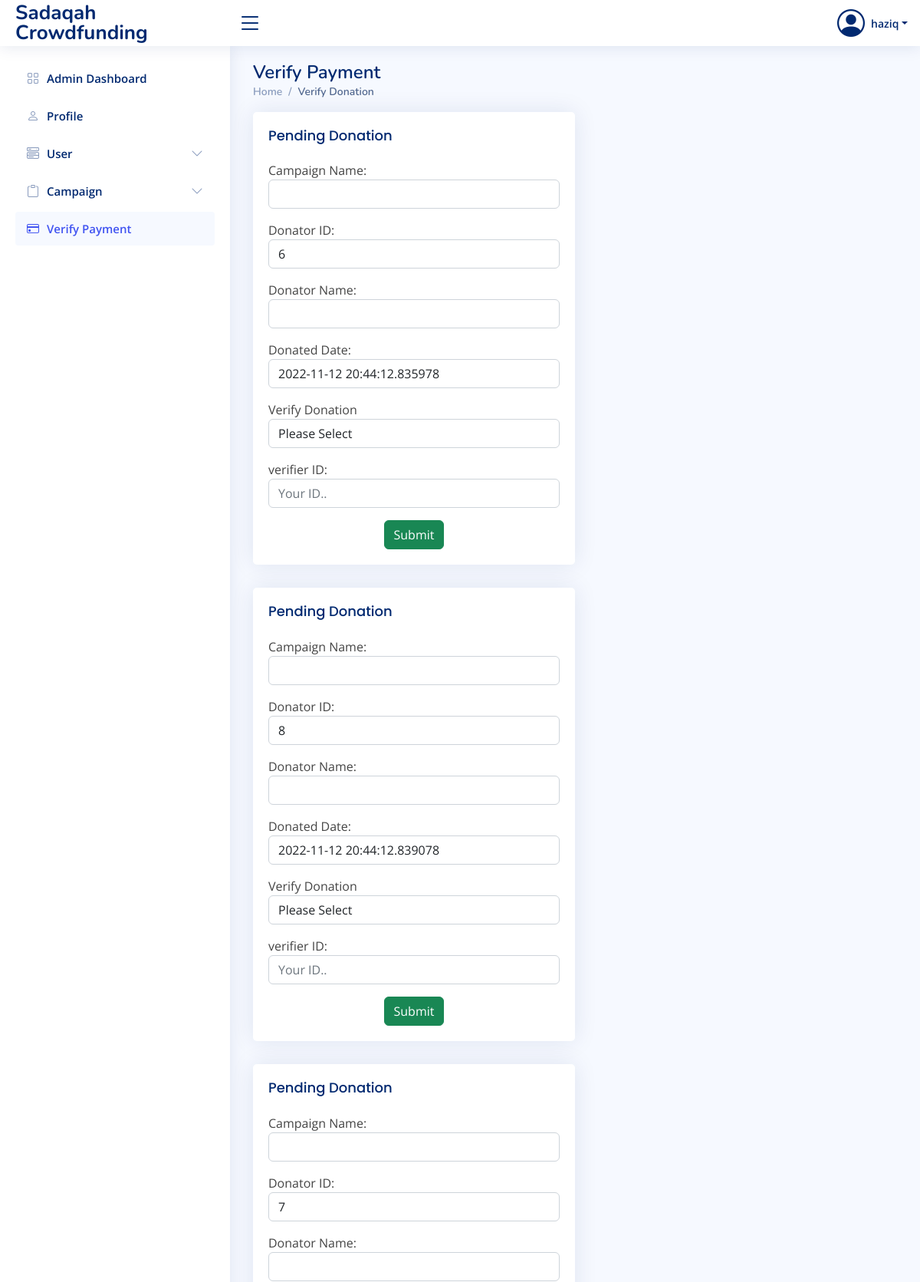
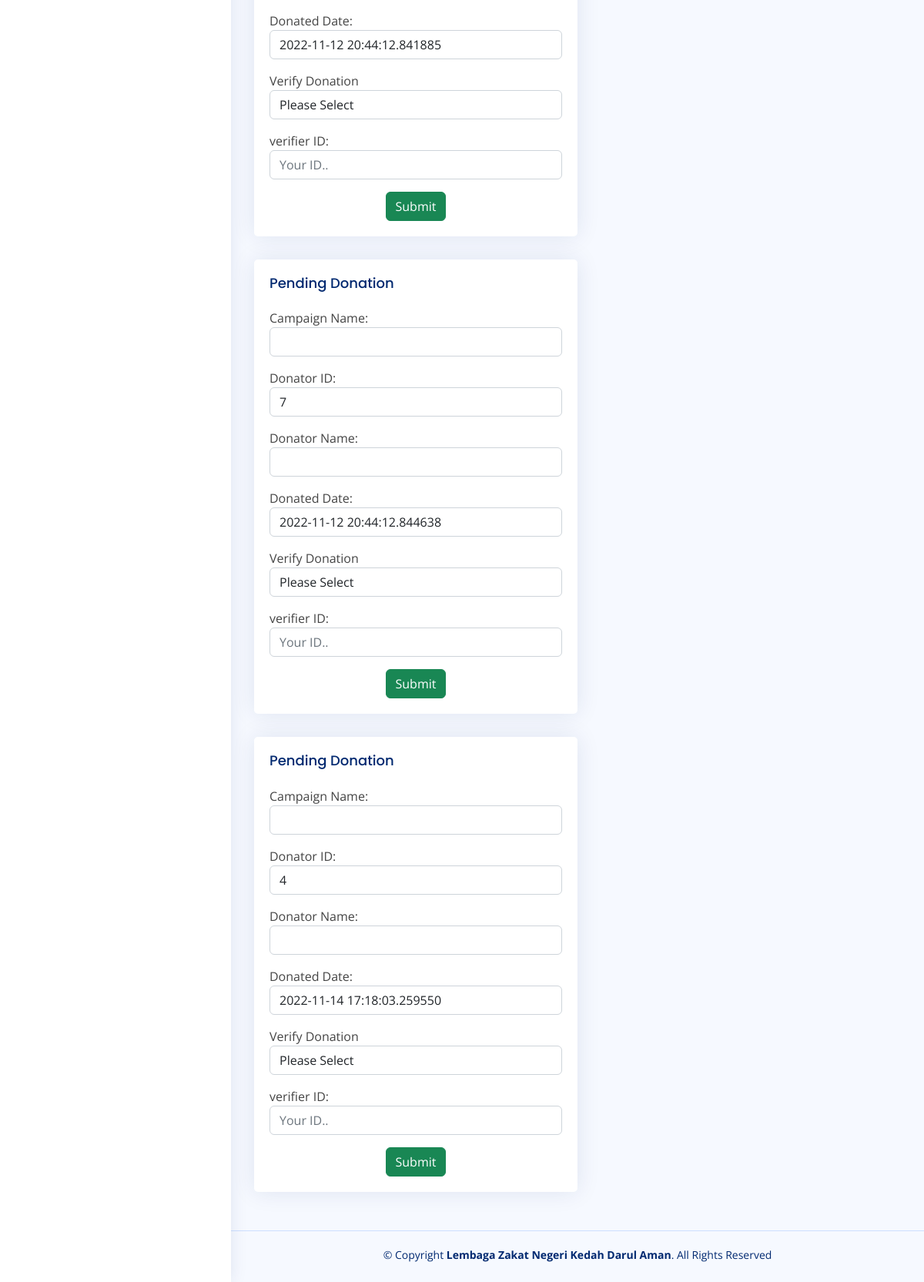
The page /php/admin/admin_verify_payment.php (signed in) on the database as committed earlier (2 pictures, top to bottom).
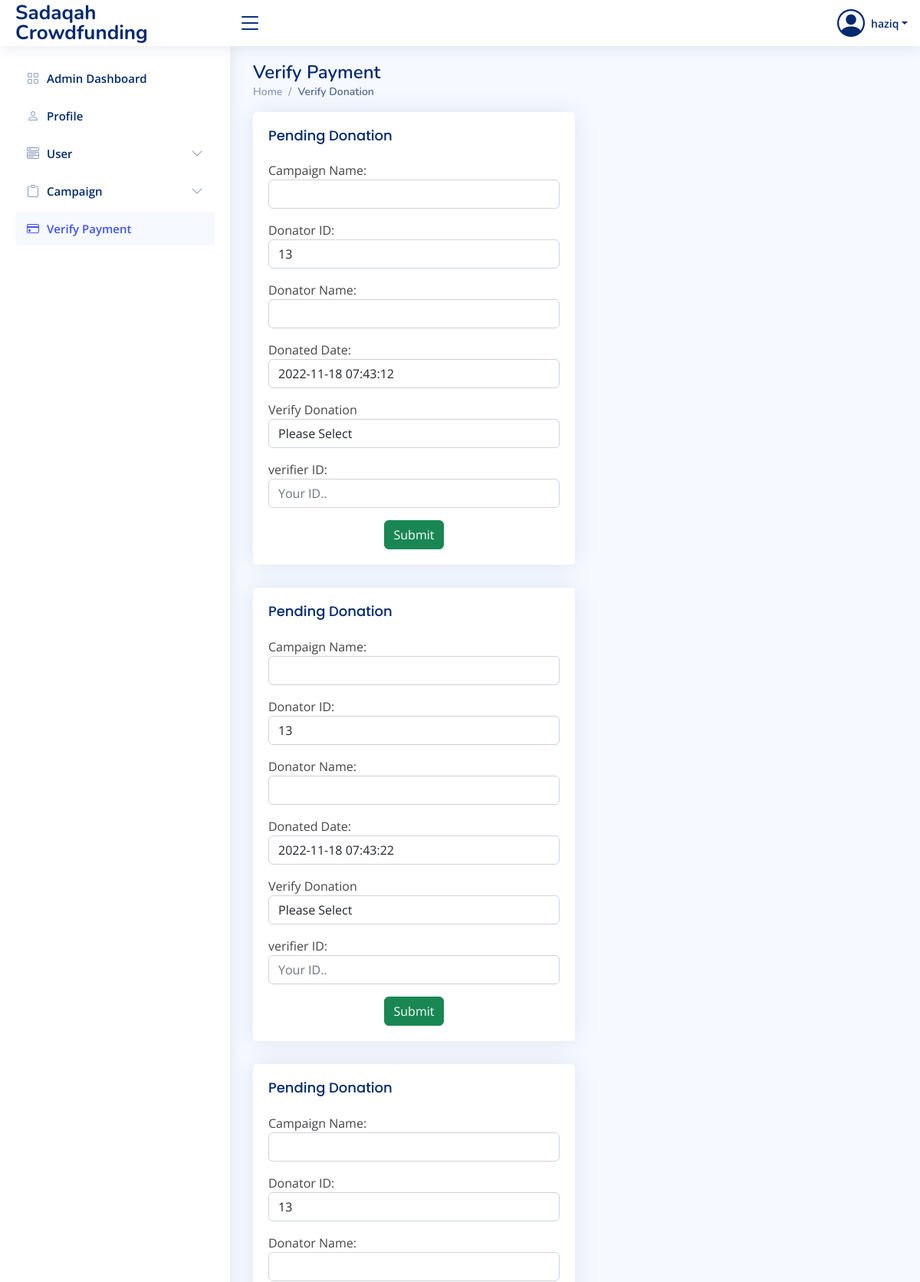
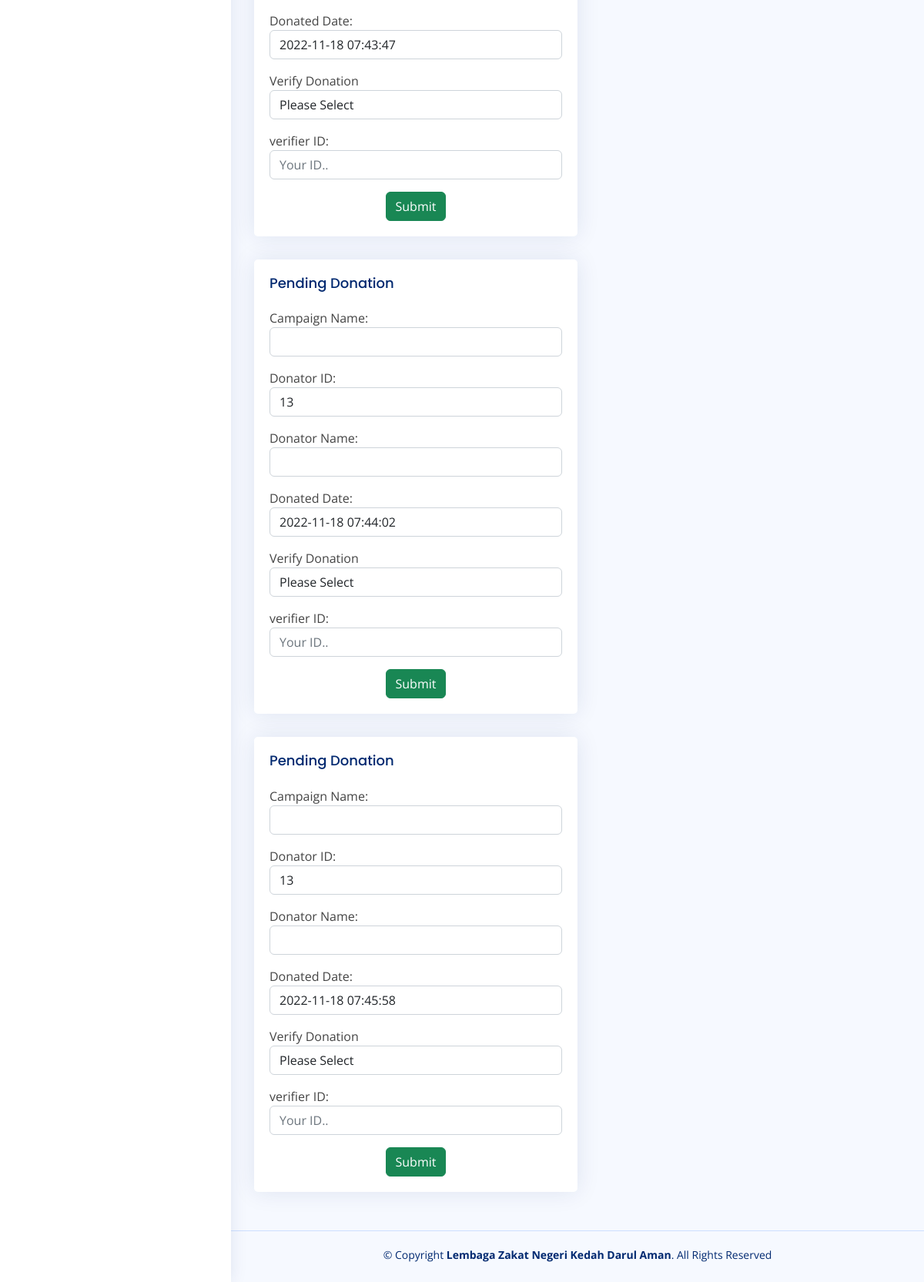
The same page on the database as committed later (2 pictures, top to bottom).
### tables this page shows
CREATE TABLE `user` (
  `user_id` int(11) NOT NULL,
  `user_username` varchar(50) NOT NULL,
  `user_password` varchar(100) NOT NULL,
  `user_name` varchar(100) NOT NULL,
  `user_email` varchar(100) NOT NULL,
  `user_phone` varchar(20) NOT NULL,
  `user_address` varchar(100) NOT NULL,
  `user_level` int(11) NOT NULL
);

CREATE TABLE `donate` (
  `donate_id` int(11) NOT NULL,
  `donate_amount` double NOT NULL,
  `donate_date` timestamp NULL DEFAULT NULL,
  `donate_proof` varchar(200) NOT NULL,
  `donate_status` int(11) NOT NULL,
  `donate_status_date` timestamp NULL DEFAULT current_timestamp(),
  `donator_id` int(11) NOT NULL,
  `admin_id` int(11) NOT NULL,
  `campaign_id` int(11) NOT NULL
);

### php/admin/admin_verify_payment.php (the view, shortened to what this page needs)
<!DOCTYPE html>
<html lang="en">
<head>
    <link href="https://cdn.jsdelivr.net/npm/bootstrap@5.2.2/dist/css/bootstrap.min.css" rel="stylesheet" />
    <link rel="stylesheet" href="https://cdn.jsdelivr.net/npm/bootstrap-icons@1.9.1/font/bootstrap-icons.css" />
    <link href="../style.css" rel="stylesheet" />
</head>
<body>
    <?php
    if (isset($_SESSION['user_id']) && $_SESSION['user_level'] == 1) {
        include_once '../dbcon.php';
        $query = "SELECT * FROM user WHERE user_id=?";
        $stmt = $con->prepare($query);
        $stmt->bind_param("i", $_SESSION['user_id']);
        $stmt->execute();
        $result = $stmt->get_result();
        $r = $result->fetch_assoc();
    } else {
        header("Location: ../user_logout.php");
    }
    ?>
    <header id="header" class="header fixed-top d-flex align-items-center">
        <div class="d-flex align-items-center justify-content-between">
            <a href="" class="logo d-flex align-items-center">
                <span class="d-none d-lg-block">Sadaqah Crowdfunding</span>
            </a>
            <i class="bi bi-list toggle-sidebar-btn"></i>
        </div>
        <nav class="header-nav ms-auto">
            <ul class="d-flex align-items-center">
                <li class="nav-item dropdown pe-3">
                    <a class="nav-link nav-profile d-flex align-items-center pe-0" href="#" data-bs-toggle="dropdown">
                        <i class="bi bi-person-circle" style="font-size: 36px"></i>
                        <span class="d-none d-md-block dropdown-toggle ps-2"><?php echo $r["user_username"]; ?></span>
                    </a>
                </li>
            </ul>
        </nav>
    </header>
    <aside id="sidebar" class="sidebar">
        <ul class="sidebar-nav" id="sidebar-nav">
            <li class="nav-item">
                <a class="nav-link collapsed" href="admin.php">
                    <i class="bi bi-grid"></i> <span>Admin Dashboard</span>
                </a>
            </li>
            <li class="nav-item">
                <a class="nav-link collapsed" href="admin_edit_profile.php">
                    <i class="bi bi-person"></i> <span>Profile</span>
                </a>
            </li>
            <li class="nav-item">
                <a class="nav-link collapsed" data-bs-target="#user-nav" data-bs-toggle="collapse" href="#">
                    <i class="bi bi-menu-button-wide"></i><span>User</span><i class="bi bi-chevron-down ms-auto"></i>
                </a>
            </li>
            <li class="nav-item">
                <a class="nav-link collapsed" data-bs-target="#campaign-nav" data-bs-toggle="collapse" href="#">
                    <i class="bi bi-clipboard"></i>
                    <span>Campaign</span>
                    <i class="bi bi-chevron-down ms-auto"></i>
                </a>
            </li>
            <li class="nav-item">
                <a class="nav-link" href="admin_verify_payment.php">
                    <i class="bi bi-credit-card"></i>
                    <span>Verify Payment</span>
                </a>
            </li>
        </ul>
    </aside>
    <main id="main" class="main">
        <div class="pagetitle">
            <h1>Verify Payment</h1>
            <nav>
                <ol class="breadcrumb">
                    <li class="breadcrumb-item">
                        <a href="admin.php">Home</a>
                    </li>
                    <li class="breadcrumb-item active">Verify Donation</li>
                </ol>
            </nav>
        </div>
        <?php
                $query = "SELECT * FROM donate ORDER BY donate_id";
                $result = mysqli_query($con, $query) or die("Error: " . mysqli_error($con));
                $numrow = mysqli_num_rows($result);
                ?>
                <?php
                for ($a = 0; $a < $numrow; $a++) {
                    $row = mysqli_fetch_array($result);
                ?>
                <section class="section">
                <div class="col-lg-6">
                    <div class="card">
                        <div class="card-body">
                            <h5 class="card-title">Pending Donation</h5>
                            <form action="verify_payment_save.php" method="post">
                                <div class="form-group mb-3">
                                <label for="campaignName">Campaign Name:</label>
                                    <input type="text" class="form-control" id="campaignName" value="<?php echo $row['campaign_name']; ?>" readonly>
                                </div>
                                <div class="form-group mb-3">
                                <label for="campaignName">Donator ID:</label>
                                    <input type="text" class="form-control" id="campaignName" value="<?php echo $row['donator_id']; ?>" readonly>
                                </div>
                                <div class="form-group mb-3">
                                <label for="campaignName">Donator Name:</label>
                                    <input type="text" class="form-control" id="campaignName" value="<?php echo $row['campaign_name']; ?>" readonly>
                                </div>
                                <div class="form-group mb-3">
                                <label for="campaignName">Donated Date:</label>
                                    <input type="text" class="form-control" id="campaignName" value="<?php echo $row['donate_date']; ?>" readonly>
                                </div>
                                <div class="form-group mb-3">
                                    <label for="exampleFormControlSelect1">Verify Donation</label>
                                    <select class="form-control" id="exampleFormControlSelect1">
                                    <option selected>Please Select</option>
                                    </select>
                                </div>
                                <div class="form-group mb-3">
                                <label for="verifier">verifier ID:</label>
                                    <input type="text" class="form-control" id="verifier" name="admin_id" placeholder="Your ID..">
                                </div>
                                <div class="d-flex mt-auto justify-content-center" style="gap:10px">
                                <button class="btn btn-success d-flex flex-row-reverse" type="submit">Submit</button>
                                </div>
                            </form>
                        </div>
                    </div>
                </div>
        </section>
        <?php
          }
        ?>
    </main>
    <footer id="footer" class="footer">
        <div class="copyright">
            &copy; Copyright <strong><span>Lembaga Zakat Negeri Kedah Darul Aman</span></strong>. All Rights Reserved
        </div>
        <div class="credits"></div>
    </footer>
</body>
</html>

### css/style.css (style rules this page uses)
:root { scroll-behavior: smooth; }
body { font-family: "Open Sans", sans-serif; background: #f6f9ff; color: #444444; }
a { color: #4154f1; text-decoration: none; }
h1, h2, h3, h4, h5, h6 { font-family: "Nunito", sans-serif; }
#main { margin-top: 60px; padding: 20px 30px; transition: all 0.3s; }
.pagetitle { margin-bottom: 10px; }
.pagetitle h1 { font-size: 24px; margin-bottom: 0; font-weight: 600; color: #012970; }
.card { margin-bottom: 30px; border: none; border-radius: 5px; box-shadow: 0px 0 30px rgba(1, 41, 112, 0.1); }
.card-title { padding: 20px 0 15px 0; font-size: 18px; font-weight: 500; color: #012970; font-family: "Poppins", sans-serif; }
.card-body { padding: 0 20px 20px 20px; }
.breadcrumb { font-size: 14px; font-family: "Nunito", sans-serif; color: #899bbd; font-weight: 600; }
.breadcrumb a { color: #899bbd; transition: 0.3s; }
.breadcrumb .breadcrumb-item::before { color: #899bbd; }
.breadcrumb .active { color: #51678f; font-weight: 600; }
.logo { line-height: 1; }
@media (min-width: 1200px) { .logo { width: 280px; } }
.logo span { font-size: 26px; font-weight: 700; color: #012970; font-family: "Nunito", sans-serif; }
.header { transition: all 0.5s; z-index: 997; height: 60px; box-shadow: 0px 2px 20px rgba(1, 41, 112, 0.1); background-color: #fff; padding-left: 20px; }
.header .toggle-sidebar-btn { font-size: 32px; padding-left: 10px; cursor: pointer; color: #012970; }
.header-nav ul { list-style: none; }
.header-nav > ul { margin: 0; padding: 0; }
.header-nav .nav-profile { color: #012970; }
.header-nav .nav-profile span { font-size: 14px; font-weight: 600; }
.sidebar { position: fixed; top: 60px; left: 0; bottom: 0; width: 300px; z-index: 996; transition: all 0.3s; padding: 20px; overflow-y: auto; scrollbar-width: thin; scrollbar-color: #aab7cf transparent; box-shadow: 0px 0px 20px rgba(1, 41, 112, 0.1); background-color: #fff; }
@media (min-width: 1200px) { #main, #footer { margin-left: 300px; } }
.sidebar-nav { padding: 0; margin: 0; list-style: none; }
.sidebar-nav li { padding: 0; margin: 0; list-style: none; }
.sidebar-nav .nav-item { margin-bottom: 5px; }
.sidebar-nav .nav-link { display: flex; align-items: center; font-size: 15px; font-weight: 600; color: #4154f1; transition: 0.3; background: #f6f9ff; padding: 10px 15px; border-radius: 4px; }
.sidebar-nav .nav-link i { font-size: 16px; margin-right: 10px; color: #4154f1; }
.sidebar-nav .nav-link.collapsed { color: #012970; background: #fff; }
.sidebar-nav .nav-link.collapsed i { color: #899bbd; }
.sidebar-nav .nav-link .bi-chevron-down { margin-right: 0; transition: transform 0.2s ease-in-out; }
.footer { padding: 20px 0; font-size: 14px; transition: all 0.3s; border-top: 1px solid #cddfff; }
.footer .copyright { text-align: center; color: #012970; }
.footer .credits { padding-top: 5px; text-align: center; font-size: 13px; color: #012970; }

Rows that differ between the two databases and show on the page:
removed donate: donator "6", donate_date "2022-11-12 20:44:12.835978"
removed donate: donator "8", donate_date "2022-11-12 20:44:12.839078"
removed donate: donator "7", donate_date "2022-11-12 20:44:12.841885"
removed donate: donator "7", donate_date "2022-11-12 20:44:12.844638"
removed donate: donator "4", donate_date "2022-11-14 17:18:03.259550"
added donate: donator "13", donate_date "2022-11-18 07:43:12"
added donate: donator "13", donate_date "2022-11-18 07:43:22"
added donate: donator "13", donate_date "2022-11-18 07:43:47"
added donate: donator "13", donate_date "2022-11-18 07:44:02"
added donate: donator "13", donate_date "2022-11-18 07:45:58"
